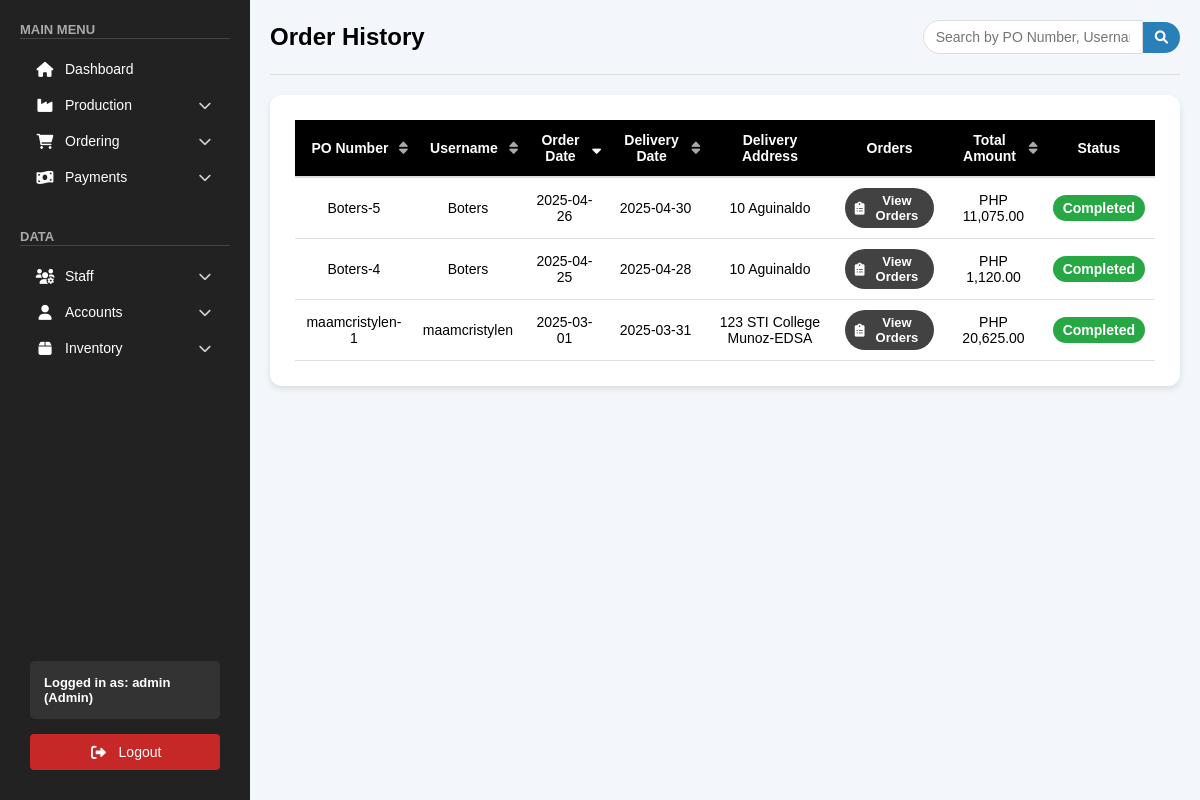
/public/pages/order_history.php (signed in), run on an earlier commit of the app's database.
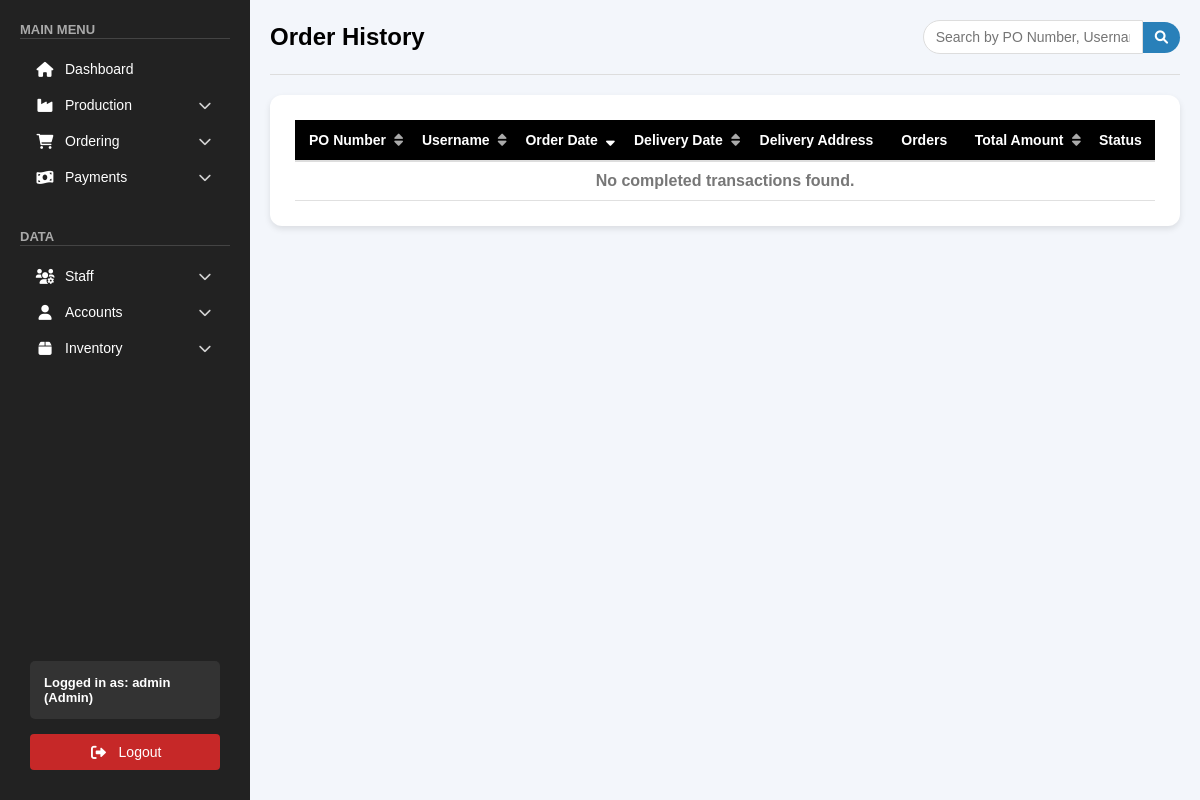
And on a later commit of the database.
### tables this page shows
CREATE TABLE `orders` (
  `id` int(11) NOT NULL,
  `po_number` varchar(255) NOT NULL,
  `username` varchar(255) NOT NULL,
  `company` varchar(255) DEFAULT NULL,
  `order_date` date NOT NULL,
  `delivery_date` date NOT NULL,
  `delivery_address` varchar(255) DEFAULT NULL,
  `orders` longtext DEFAULT NULL CHECK (json_valid(`orders`)),
  `total_amount` decimal(10,2) NOT NULL,
  `status` enum('Pending','Active','For Delivery','In Transit','Rejected','Completed') NOT NULL DEFAULT 'Pending',
  `driver_assigned` tinyint(1) NOT NULL DEFAULT 0 COMMENT 'Flag to track if a driver has been assigned to this order',
  `contact_number` varchar(20) DEFAULT NULL,
  `special_instructions` text DEFAULT NULL,
  `subtotal` decimal(10,2) DEFAULT 0.00,
  `progress` int(11) DEFAULT 0,
  `completed_items` longtext DEFAULT NULL,
  `item_progress_data` longtext DEFAULT NULL,
  `quantity_progress_data` longtext DEFAULT NULL,
  `item_progress_percentages` longtext DEFAULT NULL
);

### public/pages/order_history.php (the view, shortened to what the changed rows need)
<?php
include "../../backend/db_connection.php";
$sort_column = isset($_GET['sort']) ? $_GET['sort'] : 'order_date';
$sort_direction = isset($_GET['direction']) ? $_GET['direction'] : 'DESC';
$orders = [];
$sql = "SELECT po_number, username, order_date, delivery_date, delivery_address, orders, total_amount, status
        FROM orders
        WHERE status = 'Completed'";
$sql .= " ORDER BY {$sort_column} {$sort_direction}";
$stmt = $conn->prepare($sql);
$stmt->execute();
$result = $stmt->get_result();
if ($result && $result->num_rows > 0) {
    while ($row = $result->fetch_assoc()) {
        $orders[] = $row;
    }
}
function getSortUrl($column, $currentColumn, $currentDirection) {
    $newDirection = ($column === $currentColumn && $currentDirection === 'ASC') ? 'DESC' : 'ASC';
    return "?sort=" . urlencode($column) . "&direction=" . urlencode($newDirection);
}
function getSortIcon($column, $currentColumn, $currentDirection) {
    if ($column !== $currentColumn) {
        return '<i class="fas fa-sort"></i>';
    } else if ($currentDirection === 'ASC') {
        return '<i class="fas fa-sort-up"></i>';
    } else {
        return '<i class="fas fa-sort-down"></i>';
    }
}
?>
<!DOCTYPE html>
<html lang="en">
<head>
    <link rel="stylesheet" href="/css/orders.css">
    <link rel="stylesheet" href="/css/sidebar.css">
    <link rel="stylesheet" href="https://cdnjs.cloudflare.com/ajax/libs/font-awesome/6.0.0/css/all.min.css">
</head>
<body>
    <div class="main-content">
        <div class="orders-header">
            <h1>Order History</h1>
        </div>
        <div class="orders-table-container">
            <table class="orders-table">
                <thead>
                    <tr>
                        <th class="sortable">
                            <a href="<?= getSortUrl('po_number', $sort_column, $sort_direction) ?>">
                                PO Number <?= getSortIcon('po_number', $sort_column, $sort_direction) ?>
                            </a>
                        </th>
                        <th class="sortable">
                            <a href="<?= getSortUrl('username', $sort_column, $sort_direction) ?>">
                                Username <?= getSortIcon('username', $sort_column, $sort_direction) ?>
                            </a>
                        </th>
                        <th class="sortable">
                            <a href="<?= getSortUrl('order_date', $sort_column, $sort_direction) ?>">
                                Order Date <?= getSortIcon('order_date', $sort_column, $sort_direction) ?>
                            </a>
                        </th>
                        <th class="sortable">
                            <a href="<?= getSortUrl('delivery_date', $sort_column, $sort_direction) ?>">
                                Delivery Date <?= getSortIcon('delivery_date', $sort_column, $sort_direction) ?>
                            </a>
                        </th>
                        <th>Delivery Address</th>
                        <th>Orders</th>
                        <th class="sortable">
                            <a href="<?= getSortUrl('total_amount', $sort_column, $sort_direction) ?>">
                                Total Amount <?= getSortIcon('total_amount', $sort_column, $sort_direction) ?>
                            </a>
                        </th>
                        <th>Status</th>
                    </tr>
                </thead>
                <tbody>
                    <?php if (count($orders) > 0): ?>
                        <?php foreach ($orders as $order): ?>
                            <tr>
                                <td><?= htmlspecialchars($order['po_number']) ?></td>
                                <td><?= htmlspecialchars($order['username']) ?></td>
                                <td><?= htmlspecialchars($order['order_date']) ?></td>
                                <td><?= htmlspecialchars($order['delivery_date']) ?></td>
                                <td><?= htmlspecialchars($order['delivery_address']) ?></td>
                                <td>
                                    <button class="view-orders-btn"
                                            onclick="viewOrderDetails('<?= htmlspecialchars($order['orders']) ?>', '<?= htmlspecialchars($order['po_number']) ?>', '<?= htmlspecialchars($order['username']) ?>', '<?= htmlspecialchars($order['delivery_address']) ?>')">
                                        <i class="fas fa-clipboard-list"></i>
                                            View Orders
                                    </button>
                                </td>
                                <td>PHP <?= htmlspecialchars(number_format($order['total_amount'], 2)) ?></td>
                                <td><span class="status-badge status-completed">Completed</span></td>
                            </tr>
                        <?php endforeach; ?>
                    <?php else: ?>
                        <tr>
                            <td colspan="8" class="no-orders">No completed transactions found.</td>
                        </tr>
                    <?php endif; ?>
                </tbody>
            </table>
        </div>
    </div>
</body>
</html>

What changed in the data, as far as the page shows it:
removed orders: po_number "Boters-5", username "Boters", order_date "2025-04-26", delivery_date "2025-04-30", delivery_address "10 Aguinaldo", total_amount "11,075.00"
removed orders: po_number "Boters-4", username "Boters", order_date "2025-04-25", delivery_date "2025-04-28", delivery_address "10 Aguinaldo", total_amount "1,120.00"
removed orders: po_number "maamcristylen-1", username "maamcristylen", order_date "2025-03-01", delivery_date "2025-03-31", delivery_address "123 STI College Munoz-EDSA", total_amount "20,625.00"
Also different on the page:
text now shown: "No completed transactions found."
